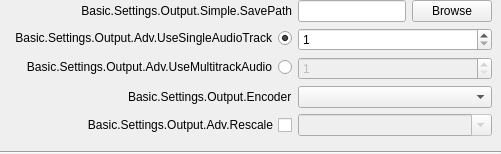
                   <widget class="QWidget" name="advOutRecStandard">
                    <layout class="QVBoxLayout" name="verticalLayout_13">
                     <property name="leftMargin">
                      <number>0</number>
                     </property>
                     <property name="topMargin">
                      <number>0</number>
                     </property>
                     <property name="rightMargin">
                      <number>0</number>
                     </property>
                     <property name="bottomMargin">
                      <number>0</number>
                     </property>
                     <item alignment="Qt::AlignTop">
                      <widget class="QWidget" name="widget_7" native="true">
                       <layout class="QVBoxLayout" name="verticalLayout_15">
                        <property name="leftMargin">
                         <number>0</number>
                        </property>
                        <property name="topMargin">
                         <number>0</number>
                        </property>
                        <property name="rightMargin">
                         <number>0</number>
                        </property>
                        <property name="bottomMargin">
                         <number>0</number>
                        </property>
                        <item>
                         <widget class="QWidget" name="advOutRecTopContainer" native="true">
                          <property name="sizePolicy">
                           <sizepolicy hsizetype="Preferred" vsizetype="Maximum">
                            <horstretch>0</horstretch>
                            <verstretch>0</verstretch>
                           </sizepolicy>
                          </property>
                          <layout class="QFormLayout" name="formLayout_16">
                           <property name="labelAlignment">
                            <set>Qt::AlignRight|Qt::AlignTrailing|Qt::AlignVCenter</set>
                           </property>
                           <property name="topMargin">
                            <number>0</number>
                           </property>
                           <item row="0" column="0">
                            <widget class="QLabel" name="label_32">
                             <property name="sizePolicy">
                              <sizepolicy hsizetype="Preferred" vsizetype="Expanding">
                               <horstretch>0</horstretch>
                               <verstretch>0</verstretch>
                              </sizepolicy>
                             </property>
                             <property name="minimumSize">
                              <size>
                               <width>170</width>
                               <height>0</height>
                              </size>
                             </property>
                             <property name="text">
                              <string>Basic.Settings.Output.Simple.SavePath</string>
                             </property>
                             <property name="alignment">
                              <set>Qt::AlignRight|Qt::AlignTrailing|Qt::AlignVCenter</set>
                             </property>
                            </widget>
                           </item>
                           <item row="0" column="1">
                            <layout class="QHBoxLayout" name="horizontalLayout_6">
                             <item>
                              <widget class="QLineEdit" name="advOutRecPath">
                               <property name="enabled">
                                <bool>true</bool>
                               </property>
                              </widget>
                             </item>
                             <item>
                              <widget class="QPushButton" name="advOutRecPathBrowse">
                               <property name="enabled">
                                <bool>true</bool>
                               </property>
                               <property name="text">
                                <string>Browse</string>
                               </property>
                              </widget>
                             </item>
                            </layout>
                           </item>
                           <item row="1" column="0">
                            <widget class="QRadioButton" name="advOutRecSingleTrack">
                             <property name="layoutDirection">
                              <enum>Qt::RightToLeft</enum>
                             </property>
                             <property name="text">
                              <string>Basic.Settings.Output.Adv.UseSingleAudioTrack</string>
                             </property>
                             <property name="checked">
                              <bool>true</bool>
                             </property>
                            </widget>
                           </item>
                           <item row="1" column="1">
                            <widget class="QSpinBox" name="advOutRecAudioTrack">
                             <property name="minimum">
                              <number>1</number>
                             </property>
                             <property name="maximum">
                              <number>4</number>
                             </property>
                            </widget>
                           </item>
                           <item row="2" column="0">
                            <widget class="QRadioButton" name="advOutRecMultitrack">
                             <property name="layoutDirection">
                              <enum>Qt::RightToLeft</enum>
                             </property>
                             <property name="text">
                              <string>Basic.Settings.Output.Adv.UseMultitrackAudio</string>
                             </property>
                            </widget>
                           </item>
                           <item row="2" column="1">
                            <widget class="QSpinBox" name="advOutRecTrackCount">
                             <property name="enabled">
                              <bool>false</bool>
                             </property>
                             <property name="minimum">
                              <number>1</number>
                             </property>
                             <property name="maximum">
                              <number>4</number>
                             </property>
                            </widget>
                           </item>
                           <item row="3" column="0">
                            <widget class="QLabel" name="advOutRecEncLabel">
                             <property name="text">
                              <string>Basic.Settings.Output.Encoder</string>
                             </property>
                            </widget>
                           </item>
                           <item row="3" column="1">
                            <widget class="QComboBox" name="advOutRecEncoder"/>
                           </item>
                           <item row="4" column="0">
                            <widget class="QCheckBox" name="advOutRecUseRescale">
                             <property name="sizePolicy">
                              <sizepolicy hsizetype="Minimum" vsizetype="Expanding">
                               <horstretch>0</horstretch>
                               <verstretch>0</verstretch>
                              </sizepolicy>
                             </property>
                             <property name="layoutDirection">
                              <enum>Qt::RightToLeft</enum>
                             </property>
                             <property name="text">
                              <string>Basic.Settings.Output.Adv.Rescale</string>
                             </property>
                            </widget>
                           </item>
                           <item row="4" column="1">
                            <widget class="QWidget" name="advOutRecRescaleContainer" native="true">
                             <layout class="QHBoxLayout" name="horizontalLayout_4">
                              <property name="leftMargin">
                               <number>0</number>
                              </property>
                              <property name="topMargin">
                               <number>0</number>
                              </property>
                              <property name="rightMargin">
                               <number>0</number>
                              </property>
                              <property name="bottomMargin">
                               <number>0</number>
                              </property>
                              <item>
                               <widget class="QComboBox" name="advOutRecRescale">
                                <property name="enabled">
                                 <bool>false</bool>
                                </property>
                                <property name="editable">
                                 <bool>true</bool>
                                </property>
                               </widget>
                              </item>
                             </layout>
                            </widget>
                           </item>
                          </layout>
                         </widget>
                        </item>
                        <item>
                         <widget class="Line" name="line_5">
                          <property name="orientation">
                           <enum>Qt::Horizontal</enum>
                          </property>
                         </widget>
                        </item>
                       </layout>
                      </widget>
                     </item>
                    </layout>
                   </widget>
